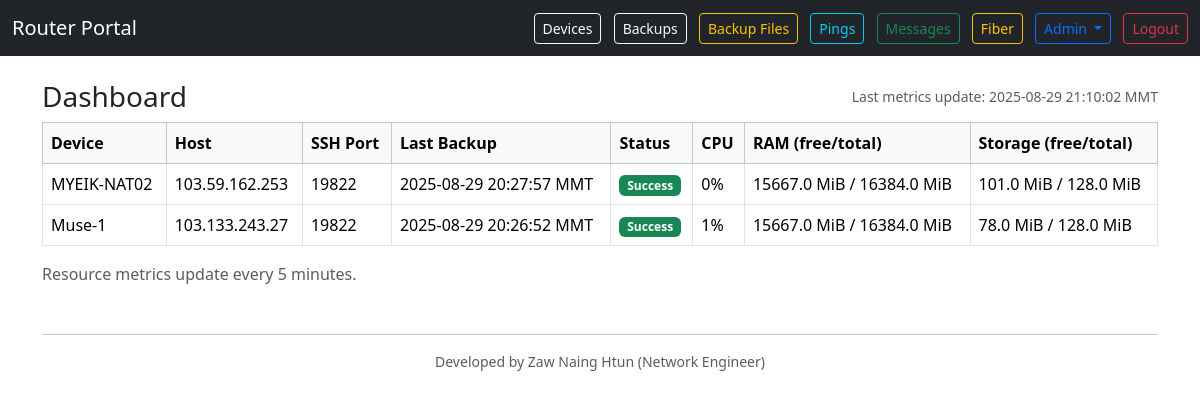
The page / (signed in) on the database its author committed.
### models.py (models this page shows)
class Device(db.Model):
    __tablename__ = 'devices'
    id = db.Column(db.Integer, primary_key=True)
    name = db.Column(db.String(128), unique=True, nullable=False)
    host = db.Column(db.String(255), nullable=False)
    username = db.Column(db.String(128), nullable=False)
    password = db.Column(db.String(255), nullable=False)
    port = db.Column(db.Integer, nullable=False, default=22)
    enabled = db.Column(db.Boolean, nullable=False, default=True)
    snmp_version = db.Column(db.String(8), nullable=False, default='v2c')
    snmp_community = db.Column(db.String(128))
    company_id = db.Column(db.Integer, db.ForeignKey('companies.id'))
    schedule = db.Column(db.String(16), nullable=False, default='manual')
    last_backup_status = db.Column(db.String(16))  # success | fail | None
    last_backup_time = db.Column(db.DateTime(timezone=True))
    last_backup_message = db.Column(db.Text)
    metrics = db.relationship('ResourceMetric', backref='device', cascade='all, delete-orphan')
    last_cpu_alert_at = db.Column(db.DateTime(timezone=True))
    last_ram_alert_at = db.Column(db.DateTime(timezone=True))
    last_storage_alert_at = db.Column(db.DateTime(timezone=True))

class ResourceMetric(db.Model):
    __tablename__ = 'resource_metrics'
    id = db.Column(db.Integer, primary_key=True)
    device_id = db.Column(db.Integer, db.ForeignKey('devices.id'), nullable=False)
    timestamp = db.Column(db.DateTime(timezone=True), nullable=False, default=lambda: datetime.now(timezone.utc), index=True)
    cpu_load_percent = db.Column(db.Float)
    total_memory_bytes = db.Column(db.BigInteger)
    free_memory_bytes = db.Column(db.BigInteger)
    total_storage_bytes = db.Column(db.BigInteger)
    free_storage_bytes = db.Column(db.BigInteger)

### app.py (the view, shortened to what this page needs)
    @app.route('/')
    @login_required
    def dashboard():
        user_company_ids = get_user_company_ids(current_user.id)
        devices = Device.query.filter(Device.company_id.in_(user_company_ids)).order_by(Device.name.asc()).all()
        latest_metrics_by_device = {}
        for device in devices:
            latest = (
                ResourceMetric.query
                .filter_by(device_id=device.id)
                .order_by(ResourceMetric.timestamp.desc())
                .first()
            )
            latest_metrics_by_device[device.id] = latest
        last_metrics_update = (
            db.session.query(db.func.max(ResourceMetric.timestamp))
            .join(Device, ResourceMetric.device_id == Device.id)
            .filter(Device.company_id.in_(user_company_ids))
            .scalar()
        )
        return render_template(
            'dashboard.html',
            devices=devices,
            latest_metrics_by_device=latest_metrics_by_device,
            last_metrics_update=last_metrics_update,
        )

### app.py (called while the page is built)
def get_user_company_ids(user_id: int) -> list:
    if User.query.get(user_id).is_superadmin:
        return [c.id for c in Company.query.all()]
    user_companies = UserCompany.query.filter_by(user_id=user_id).all()
    return [uc.company_id for uc in user_companies]

### templates/dashboard.html
{% extends 'base.html' %}
{% block content %}
<div class="d-flex align-items-center justify-content-between mb-2">
  <h3 class="mb-0">Dashboard</h3>
  <div class="text-muted small">
    Last metrics update:
    {% if last_metrics_update %}
      {{ last_metrics_update|yangon_time }} MMT
    {% else %}
      -
    {% endif %}
  </div>
  </div>
<div class="table-responsive">
  <table class="table table-bordered align-middle">
    <thead class="table-light">
      <tr>
        <th>Device</th>
        <th>Host</th>
        <th>SSH Port</th>
        <th>Last Backup</th>
        <th>Status</th>
        <th>CPU</th>
        <th>RAM (free/total)</th>
        <th>Storage (free/total)</th>
      </tr>
    </thead>
    <tbody>
      {% for d in devices %}
      {% set m = latest_metrics_by_device.get(d.id) %}
      <tr>
        <td>{{ d.name }}</td>
        <td>{{ d.host }}</td>
        <td>{{ d.port }}</td>
        <td>
          {% if d.last_backup_time %}
            {{ d.last_backup_time|yangon_time }} MMT
          {% else %}
            -
          {% endif %}
        </td>
        <td>
          {% if d.last_backup_status == 'success' %}
            <span class="badge text-bg-success">Success</span>
          {% elif d.last_backup_status == 'fail' %}
            <span class="badge text-bg-danger">Fail</span>
          {% else %}
            <span class="badge text-bg-secondary">N/A</span>
          {% endif %}
        </td>
        <td>
          {% if m and m.cpu_load_percent is not none %}
            {{ '%.0f'|format(m.cpu_load_percent) }}%
          {% else %}-{% endif %}
        </td>
        <td>
          {% if m and m.free_memory_bytes and m.total_memory_bytes %}
            {{ (m.free_memory_bytes/1024/1024)|round(0) }} MiB / {{ (m.total_memory_bytes/1024/1024)|round(0) }} MiB
          {% else %}-{% endif %}
        </td>
        <td>
          {% if m and m.free_storage_bytes and m.total_storage_bytes %}
            {{ (m.free_storage_bytes/1024/1024)|round(0) }} MiB / {{ (m.total_storage_bytes/1024/1024)|round(0) }} MiB
          {% else %}-{% endif %}
        </td>
      </tr>
      {% endfor %}
    </tbody>
  </table>
</div>
<p class="text-muted">Resource metrics update every 5 minutes.</p>
{% endblock %}

### templates/base.html (shortened to what this page needs)
<!doctype html>
<html lang="en">
  <head>
    <link href="https://cdn.jsdelivr.net/npm/bootstrap@5.3.3/dist/css/bootstrap.min.css" rel="stylesheet">
  </head>
  <body>
    <nav class="navbar navbar-expand-lg navbar-dark bg-dark">
      <div class="container-fluid">
        <a class="navbar-brand" href="{{ url_for('dashboard') if current_user.is_authenticated else url_for('login') }}">Router Portal</a>
        {% if current_user.is_authenticated %}
        <div>
          <a class="btn btn-sm btn-outline-light me-2" href="{{ url_for('devices_page') }}">Devices</a>
          <a class="btn btn-sm btn-outline-light me-2" href="{{ url_for('backup_page') }}">Backups</a>
          <a class="btn btn-sm btn-outline-warning me-2" href="{{ url_for('backup_files') }}">Backup Files</a>
          <a class="btn btn-sm btn-outline-info" href="{{ url_for('pings_page') }}">Pings</a>
          <a class="btn btn-sm btn-outline-success ms-2" href="{{ url_for('messages_page') }}">Messages</a>
          <a class="btn btn-sm btn-outline-warning ms-2" href="{{ url_for('fibers_page') }}">Fiber</a>
          {% if current_user.is_superadmin %}
          <div class="btn-group ms-2" role="group">
            <button type="button" class="btn btn-sm btn-outline-primary dropdown-toggle" data-bs-toggle="dropdown">
              Admin
            </button>
          </div>
          {% endif %}
          <a class="btn btn-sm btn-outline-danger ms-2" href="{{ url_for('logout') }}">Logout</a>
        </div>
        {% endif %}
      </div>
    </nav>
    <div class="container mt-4">
      {% block content %}{% endblock %}
      <hr class="mt-5"/>
      <footer class="text-center text-muted small mb-3">
        Developed by Zaw Naing Htun (Network Engineer)
      </footer>
    </div>
  </body>
  </html>

### rows shown on the page
Device: name "MYEIK-NAT02", host "103.59.162.253", port "19822", last_backup_time|yangon_time "2025-08-29 20:27:57", last_backup_status "Success"
ResourceMetric: cpu_load_percent "0", (m.free_memory_bytes/1024/1024)|round(0) "15667.0", (m.total_memory_bytes/1024/1024)|round(0) "16384.0", (m.free_storage_bytes/1024/1024)|round(0) "101.0", (m.total_storage_bytes/1024/1024)|round(0) "128.0"
Device: name "Muse-1", host "103.133.243.27", port "19822", last_backup_time|yangon_time "2025-08-29 20:26:52", last_backup_status "Success"
ResourceMetric: cpu_load_percent "1", (m.free_memory_bytes/1024/1024)|round(0) "15667.0", (m.total_memory_bytes/1024/1024)|round(0) "16384.0", (m.free_storage_bytes/1024/1024)|round(0) "78.0", (m.total_storage_bytes/1024/1024)|round(0) "128.0"

### other values the page prints
{{ last_metrics_update|yangon_time }} "2025-08-29 21:10:02"
